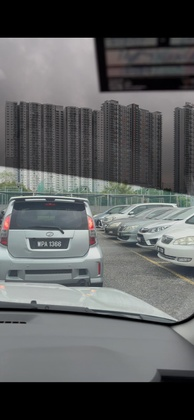
%> input picture Preprocessing/Car/Myvi.jpg, 194 x 420 px, shrunk from 1181 x 2560 before the run
$ octave coding.m   (GNU Octave 9; MATLAB toolbox functions it lacks are replaced by stand-ins)
%> lines starting %> are read from the running program, lines starting %| are printed output that depends on the picture; in (x1, y1, x2, y2) boxes, pixels count from 0 and x2, y2 are one past the last pixel; in counts of white or black regions, pixels touching at a corner belong together; the program's own positions count from 1
% Read the image
img = imread('C:\Users\ianbi\Desktop\MATLAB\Preprocessing\Car\Myvi.jpg');
%> img is the input picture: size 420x194x3 uint8; mean R, G, B 92.6, 94.5, 94.9

% Step 1: Convert the image to grayscale
gray_img = rgb2gray(img);

% Step 2: Apply image thresholding (black and white)
bw_img = imbinarize(gray_img);
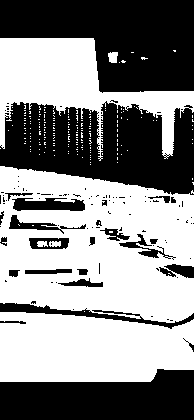
%> bw_img: size 420x194 logical; 54.1% white; 110 black regions (85 under 20 px), largest, box (x1, y1, x2, y2) and area: (0, 101, 194, 195) 12602, (0, 0, 194, 93) 12440, (0, 369, 194, 420) 7850

% Step 3: Edge Detection
edge_img = edge(bw_img, 'Canny');
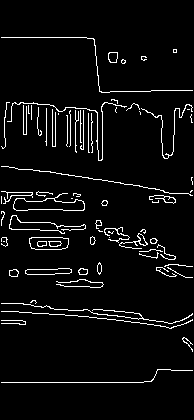
%> edge_img: size 420x194 logical; 4.9% white in thin lines or dots, all inside (x1, y1, x2, y2) = (1, 37, 193, 383)

% Step 4: Morphological dilation to enhance edges
se = strel('rectangle', [5,5]); % Create a structuring element (you can change size)
dilated_img = imdilate(edge_img, se);
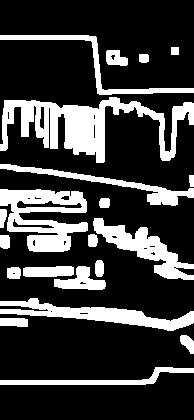
%> dilated_img: size 420x194 logical; 23.5% white; 21 white regions

% Step 5: Find the license plate region
% Using region properties to detect the plate based on its size
stats = regionprops(dilated_img, 'BoundingBox', 'Area');
%> stats = 21 regions; largest, box (x1, y1, x2, y2) and Area: (0, 97, 194, 163) 5119, (0, 189, 88, 252) 3142, (0, 298, 194, 331) 2337, (93, 218, 194, 280) 2084, (0, 164, 194, 206) 1432
% Filter regions based on area (you can tweak the area threshold)
plate_regions = stats([stats.Area] > 1000); % You can adjust threshold for plate size
%> plate_regions = 7 regions; box (x1, y1, x2, y2) and Area: (0, 97, 194, 163) 5119, (0, 189, 88, 252) 3142, (0, 298, 194, 331) 2337, (93, 218, 194, 280) 2084, (0, 164, 194, 206) 1432, (0, 35, 194, 95) 1249, (0, 367, 194, 385) 1034

% Step 6: Extract the license plate region from the image
if ~isempty(plate_regions)
    for k = 1:length(plate_regions)
        % Extract bounding box of the license plate
        bbox = plate_regions(k).BoundingBox;
        plate = imcrop(gray_img, bbox); % Crop the license plate area

        % Step 7: Apply thresholding to the cropped region (to isolate characters)
        plate_bw = imbinarize(plate);

        % Step 8: Perform morphological operations (like dilation) to separate characters
        plate_dilated = imdilate(plate_bw, se);

        % Step 9: Find individual characters in the plate
        char_stats = regionprops(plate_dilated, 'BoundingBox');

        % Step 10: Extract each character
        for i = 1:length(char_stats)
            char_bbox = char_stats(i).BoundingBox;
            char_img = imcrop(plate_dilated, char_bbox); % Crop each character
            imshow(char_img); % Display character
            pause(0.5); % Wait a bit to show each character (optional)
        end

        % You can integrate OCR here if you need to recognize the text
%> (the run ends here)

$ run again, with Preprocessing/Car/Hilux.jpg copied over Preprocessing/Car/Myvi.jpg
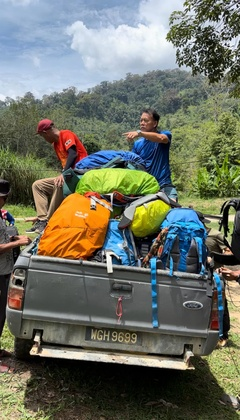
%> input picture Preprocessing/Car/Hilux.jpg, 240 x 420 px, shrunk from 1290 x 2253 before the run
%> img is the input picture: size 420x240x3 uint8; mean R, G, B 109.4, 112.5, 99.1
%> bw_img: size 420x240 logical; 42.5% white; 529 white regions (471 under 20 px), largest, box (x1, y1, x2, y2) and area: (0, 0, 240, 268) 30384, (30, 344, 195, 370) 1491, (0, 366, 51, 420) 1316
%> edge_img: size 420x240 logical; 11.5% white in thin lines or dots
%> dilated_img: size 420x240 logical; 49.1% white; 9 white regions
%> stats = 9 regions; largest, box (x1, y1, x2, y2) and Area: (0, 0, 240, 417) 47494, (0, 364, 52, 420) 1285, (180, 298, 206, 310) 253, (108, 291, 124, 303) 140, (229, 355, 239, 367) 104
%> plate_regions = 2 regions; box (x1, y1, x2, y2) and Area: (0, 0, 240, 417) 47494, (0, 364, 52, 420) 1285
